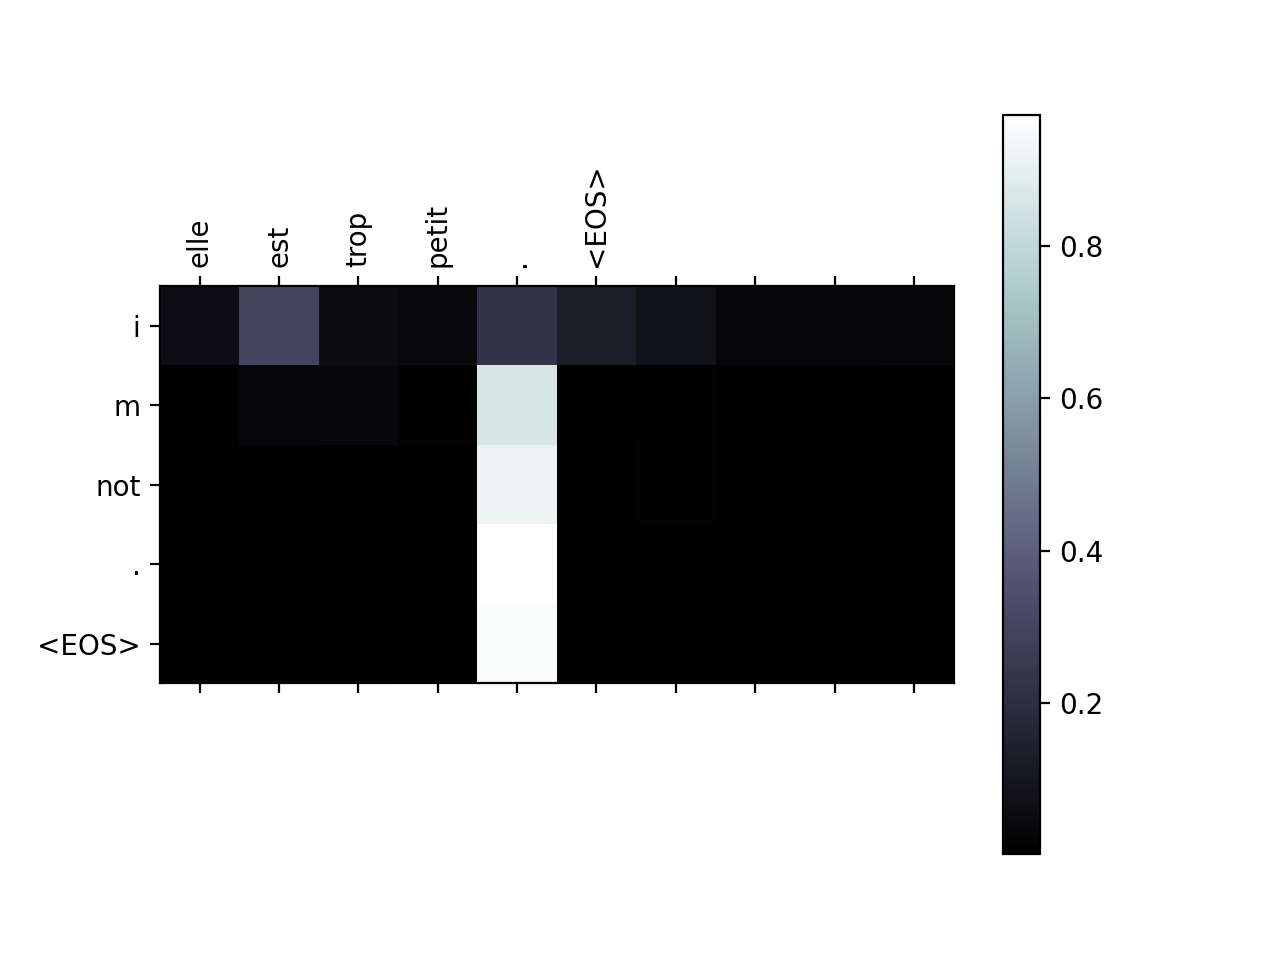

Here is the Python script that generated this plot:
# -*- coding: utf-8 -*-
"""
NLP From Scratch: Translation with a Sequence to Sequence Network and Attention
*******************************************************************************
**Author**: `Sean Robertson <https://github.com/spro/practical-pytorch>`_
This is the third and final tutorial on doing "NLP From Scratch", where we
write our own classes and functions to preprocess the data to do our NLP
modeling tasks. We hope after you complete this tutorial that you'll proceed to
learn how `torchtext` can handle much of this preprocessing for you in the
three tutorials immediately following this one.
In this project we will be teaching a neural network to translate from
French to English.
::
    [KEY: > input, = target, < output]
    > il est en train de peindre un tableau .
    = he is painting a picture .
    < he is painting a picture .
    > pourquoi ne pas essayer ce vin delicieux ?
    = why not try that delicious wine ?
    < why not try that delicious wine ?
    > elle n est pas poete mais romanciere .
    = she is not a poet but a novelist .
    < she not not a poet but a novelist .
    > vous etes trop maigre .
    = you re too skinny .
    < you re all alone .
... to varying degrees of success.
This is made possible by the simple but powerful idea of the `sequence
to sequence network <https://arxiv.org/abs/1409.3215>`__, in which two
recurrent neural networks work together to transform one sequence to
another. An encoder network condenses an input sequence into a vector,
and a decoder network unfolds that vector into a new sequence.
.. figure:: /_static/img/seq-seq-images/seq2seq.png
   :alt:
To improve upon this model we'll use an `attention
mechanism <https://arxiv.org/abs/1409.0473>`__, which lets the decoder
learn to focus over a specific range of the input sequence.
**Recommended Reading:**
I assume you have at least installed PyTorch, know Python, and
understand Tensors:
-  https://pytorch.org/ For installation instructions
-  :doc:`/beginner/deep_learning_60min_blitz` to get started with PyTorch in general
-  :doc:`/beginner/pytorch_with_examples` for a wide and deep overview
-  :doc:`/beginner/former_torchies_tutorial` if you are former Lua Torch user
It would also be useful to know about Sequence to Sequence networks and
how they work:
-  `Learning Phrase Representations using RNN Encoder-Decoder for
   Statistical Machine Translation <https://arxiv.org/abs/1406.1078>`__
-  `Sequence to Sequence Learning with Neural
   Networks <https://arxiv.org/abs/1409.3215>`__
-  `Neural Machine Translation by Jointly Learning to Align and
   Translate <https://arxiv.org/abs/1409.0473>`__
-  `A Neural Conversational Model <https://arxiv.org/abs/1506.05869>`__
You will also find the previous tutorials on
:doc:`/intermediate/char_rnn_classification_tutorial`
and :doc:`/intermediate/char_rnn_generation_tutorial`
helpful as those concepts are very similar to the Encoder and Decoder
models, respectively.
**Requirements**
"""
from __future__ import unicode_literals, print_function, division
from io import open
import unicodedata
import string
import re
import random

import torch
import torch.nn as nn
from torch import optim
import torch.nn.functional as F

device = torch.device("cuda" if torch.cuda.is_available() else "cpu")

######################################################################
# Loading data files
# ==================
#
# The data for this project is a set of many thousands of English to
# French translation pairs.
#
# `This question on Open Data Stack
# Exchange <https://opendata.stackexchange.com/questions/3888/dataset-of-sentences-translated-into-many-languages>`__
# pointed me to the open translation site https://tatoeba.org/ which has
# downloads available at https://tatoeba.org/eng/downloads - and better
# yet, someone did the extra work of splitting language pairs into
# individual text files here: https://www.manythings.org/anki/
#
# The English to French pairs are too big to include in the repo, so
# download to ``data/eng-fra.txt`` before continuing. The file is a tab
# separated list of translation pairs:
#
# ::
#
#     I am cold.    J'ai froid.
#
# .. Note::
#    Download the data from
#    `here <https://download.pytorch.org/tutorial/data.zip>`_
#    and extract it to the current directory.

######################################################################
# Similar to the character encoding used in the character-level RNN
# tutorials, we will be representing each word in a language as a one-hot
# vector, or giant vector of zeros except for a single one (at the index
# of the word). Compared to the dozens of characters that might exist in a
# language, there are many many more words, so the encoding vector is much
# larger. We will however cheat a bit and trim the data to only use a few
# thousand words per language.
#
# .. figure:: /_static/img/seq-seq-images/word-encoding.png
#    :alt:
#
#


######################################################################
# We'll need a unique index per word to use as the inputs and targets of
# the networks later. To keep track of all this we will use a helper class
# called ``Lang`` which has word → index (``word2index``) and index → word
# (``index2word``) dictionaries, as well as a count of each word
# ``word2count`` to use to later replace rare words.
#

SOS_token = 0
EOS_token = 1


class Lang:
    def __init__(self, name):
        self.name = name
        self.word2index = {}
        self.word2count = {}
        self.index2word = {0: "SOS", 1: "EOS"}
        self.n_words = 2  # Count SOS and EOS

    def addSentence(self, sentence):
        for word in sentence.split(' '):
            self.addWord(word)

    def addWord(self, word):
        if word not in self.word2index:
            self.word2index[word] = self.n_words
            self.word2count[word] = 1
            self.index2word[self.n_words] = word
            self.n_words += 1
        else:
            self.word2count[word] += 1


######################################################################
# The files are all in Unicode, to simplify we will turn Unicode
# characters to ASCII, make everything lowercase, and trim most
# punctuation.
#

# Turn a Unicode string to plain ASCII, thanks to
# https://stackoverflow.com/a/518232/2809427
def unicodeToAscii(s):
    return ''.join(
        c for c in unicodedata.normalize('NFD', s)
        if unicodedata.category(c) != 'Mn'
    )

# Lowercase, trim, and remove non-letter characters


def normalizeString(s):
    s = unicodeToAscii(s.lower().strip())
    s = re.sub(r"([.!?])", r" \1", s)
    s = re.sub(r"[^a-zA-Z.!?]+", r" ", s)
    return s


######################################################################
# To read the data file we will split the file into lines, and then split
# lines into pairs. The files are all English → Other Language, so if we
# want to translate from Other Language → English I added the ``reverse``
# flag to reverse the pairs.
#

def readLangs(lang1, lang2, reverse=False):
    print("Reading lines...")

    # Read the file and split into lines
    lines = open('data/%s-%s.txt' % (lang1, lang2), encoding='utf-8').\
        read().strip().split('\n')

    # Split every line into pairs and normalize
    pairs = [[normalizeString(s) for s in l.split('\t')] for l in lines]

    # Reverse pairs, make Lang instances
    if reverse:
        pairs = [list(reversed(p)) for p in pairs]
        input_lang = Lang(lang2)
        output_lang = Lang(lang1)
    else:
        input_lang = Lang(lang1)
        output_lang = Lang(lang2)

    return input_lang, output_lang, pairs


######################################################################
# Since there are a *lot* of example sentences and we want to train
# something quickly, we'll trim the data set to only relatively short and
# simple sentences. Here the maximum length is 10 words (that includes
# ending punctuation) and we're filtering to sentences that translate to
# the form "I am" or "He is" etc. (accounting for apostrophes replaced
# earlier).
#

MAX_LENGTH = 10

eng_prefixes = (
    "i am ", "i m ",
    "he is", "he s ",
    "she is", "she s ",
    "you are", "you re ",
    "we are", "we re ",
    "they are", "they re "
)


def filterPair(p):
    return len(p[0].split(' ')) < MAX_LENGTH and \
        len(p[1].split(' ')) < MAX_LENGTH and \
        p[1].startswith(eng_prefixes)


def filterPairs(pairs):
    return [pair for pair in pairs if filterPair(pair)]


######################################################################
# The full process for preparing the data is:
#
# -  Read text file and split into lines, split lines into pairs
# -  Normalize text, filter by length and content
# -  Make word lists from sentences in pairs
#

def prepareData(lang1, lang2, reverse=False):
    input_lang, output_lang, pairs = readLangs(lang1, lang2, reverse)
    print("Read %s sentence pairs" % len(pairs))
    pairs = filterPairs(pairs)
    print("Trimmed to %s sentence pairs" % len(pairs))
    print("Counting words...")
    for pair in pairs:
        input_lang.addSentence(pair[0])
        output_lang.addSentence(pair[1])
    print("Counted words:")
    print(input_lang.name, input_lang.n_words)
    print(output_lang.name, output_lang.n_words)
    return input_lang, output_lang, pairs


######################################################################
# The Seq2Seq Model
# =================
#
# A Recurrent Neural Network, or RNN, is a network that operates on a
# sequence and uses its own output as input for subsequent steps.
#
# A `Sequence to Sequence network <https://arxiv.org/abs/1409.3215>`__, or
# seq2seq network, or `Encoder Decoder
# network <https://arxiv.org/pdf/1406.1078v3.pdf>`__, is a model
# consisting of two RNNs called the encoder and decoder. The encoder reads
# an input sequence and outputs a single vector, and the decoder reads
# that vector to produce an output sequence.
#
# .. figure:: /_static/img/seq-seq-images/seq2seq.png
#    :alt:
#
# Unlike sequence prediction with a single RNN, where every input
# corresponds to an output, the seq2seq model frees us from sequence
# length and order, which makes it ideal for translation between two
# languages.
#
# Consider the sentence "Je ne suis pas le chat noir" → "I am not the
# black cat". Most of the words in the input sentence have a direct
# translation in the output sentence, but are in slightly different
# orders, e.g. "chat noir" and "black cat". Because of the "ne/pas"
# construction there is also one more word in the input sentence. It would
# be difficult to produce a correct translation directly from the sequence
# of input words.
#
# With a seq2seq model the encoder creates a single vector which, in the
# ideal case, encodes the "meaning" of the input sequence into a single
# vector — a single point in some N dimensional space of sentences.
#


######################################################################
# The Encoder
# -----------
#
# The encoder of a seq2seq network is a RNN that outputs some value for
# every word from the input sentence. For every input word the encoder
# outputs a vector and a hidden state, and uses the hidden state for the
# next input word.
#
# .. figure:: /_static/img/seq-seq-images/encoder-network.png
#    :alt:
#
#

class EncoderRNN(nn.Module):
    def __init__(self, input_size, hidden_size):
        super(EncoderRNN, self).__init__()
        self.hidden_size = hidden_size

        self.embedding = nn.Embedding(input_size, hidden_size)
        self.gru = nn.GRU(hidden_size, hidden_size)

    def forward(self, input, hidden):
        embedded = self.embedding(input).view(1, 1, -1)
        output = embedded
        output, hidden = self.gru(output, hidden)
        return output, hidden

    def initHidden(self):
        return torch.zeros(1, 1, self.hidden_size, device=device)

######################################################################
# The Decoder
# -----------
#
# The decoder is another RNN that takes the encoder output vector(s) and
# outputs a sequence of words to create the translation.
#


######################################################################
# Simple Decoder
# ^^^^^^^^^^^^^^
#
# In the simplest seq2seq decoder we use only last output of the encoder.
# This last output is sometimes called the *context vector* as it encodes
# context from the entire sequence. This context vector is used as the
# initial hidden state of the decoder.
#
# At every step of decoding, the decoder is given an input token and
# hidden state. The initial input token is the start-of-string ``<SOS>``
# token, and the first hidden state is the context vector (the encoder's
# last hidden state).
#
# .. figure:: /_static/img/seq-seq-images/decoder-network.png
#    :alt:
#
#

class DecoderRNN(nn.Module):
    def __init__(self, hidden_size, output_size):
        super(DecoderRNN, self).__init__()
        self.hidden_size = hidden_size

        self.embedding = nn.Embedding(output_size, hidden_size)
        self.gru = nn.GRU(hidden_size, hidden_size)
        self.out = nn.Linear(hidden_size, output_size)
        self.softmax = nn.LogSoftmax(dim=1)

    def forward(self, input, hidden):
        output = self.embedding(input).view(1, 1, -1)
        output = F.relu(output)
        output, hidden = self.gru(output, hidden)
        output = self.softmax(self.out(output[0]))
        return output, hidden

    def initHidden(self):
        return torch.zeros(1, 1, self.hidden_size, device=device)

######################################################################
# I encourage you to train and observe the results of this model, but to
# save space we'll be going straight for the gold and introducing the
# Attention Mechanism.
#


######################################################################
# Attention Decoder
# ^^^^^^^^^^^^^^^^^
#
# If only the context vector is passed betweeen the encoder and decoder,
# that single vector carries the burden of encoding the entire sentence.
#
# Attention allows the decoder network to "focus" on a different part of
# the encoder's outputs for every step of the decoder's own outputs. First
# we calculate a set of *attention weights*. These will be multiplied by
# the encoder output vectors to create a weighted combination. The result
# (called ``attn_applied`` in the code) should contain information about
# that specific part of the input sequence, and thus help the decoder
# choose the right output words.
#
# .. figure:: https://i.imgur.com/1152PYf.png
#    :alt:
#
# Calculating the attention weights is done with another feed-forward
# layer ``attn``, using the decoder's input and hidden state as inputs.
# Because there are sentences of all sizes in the training data, to
# actually create and train this layer we have to choose a maximum
# sentence length (input length, for encoder outputs) that it can apply
# to. Sentences of the maximum length will use all the attention weights,
# while shorter sentences will only use the first few.
#
# .. figure:: /_static/img/seq-seq-images/attention-decoder-network.png
#    :alt:
#
#

class AttnDecoderRNN(nn.Module):
    def __init__(self, hidden_size, output_size, dropout_p=0.1, max_length=MAX_LENGTH):
        super(AttnDecoderRNN, self).__init__()
        self.hidden_size = hidden_size
        self.output_size = output_size
        self.dropout_p = dropout_p
        self.max_length = max_length

        self.embedding = nn.Embedding(self.output_size, self.hidden_size)
        self.attn = nn.Linear(self.hidden_size * 2, self.max_length)
        self.attn_combine = nn.Linear(self.hidden_size * 2, self.hidden_size)
        self.dropout = nn.Dropout(self.dropout_p)
        self.gru = nn.GRU(self.hidden_size, self.hidden_size)
        self.out = nn.Linear(self.hidden_size, self.output_size)

    def forward(self, input, hidden, encoder_outputs):
        embedded = self.embedding(input).view(1, 1, -1)
        embedded = self.dropout(embedded)

        attn_weights = F.softmax(
            self.attn(torch.cat((embedded[0], hidden[0]), 1)), dim=1)
        print('bmm:', attn_weights.shape, encoder_outputs.shape)
        attn_applied = torch.bmm(attn_weights.unsqueeze(0),
                                 encoder_outputs.unsqueeze(0))

        output = torch.cat((embedded[0], attn_applied[0]), 1)
        output = self.attn_combine(output).unsqueeze(0)

        output = F.relu(output)
        output, hidden = self.gru(output, hidden)

        output = F.log_softmax(self.out(output[0]), dim=1)
        return output, hidden, attn_weights

    def initHidden(self):
        return torch.zeros(1, 1, self.hidden_size, device=device)


######################################################################
# .. note:: There are other forms of attention that work around the length
#   limitation by using a relative position approach. Read about "local
#   attention" in `Effective Approaches to Attention-based Neural Machine
#   Translation <https://arxiv.org/abs/1508.04025>`__.
#
# Training
# ========
#
# Preparing Training Data
# -----------------------
#
# To train, for each pair we will need an input tensor (indexes of the
# words in the input sentence) and target tensor (indexes of the words in
# the target sentence). While creating these vectors we will append the
# EOS token to both sequences.
#

def indexesFromSentence(lang, sentence):
    return [lang.word2index[word] for word in sentence.split(' ')]


def tensorFromSentence(lang, sentence):
    indexes = indexesFromSentence(lang, sentence)
    indexes.append(EOS_token)
    return torch.tensor(indexes, dtype=torch.long, device=device).view(-1, 1)


def tensorsFromPair(input_lang, output_lang, pair):
    input_tensor = tensorFromSentence(input_lang, pair[0])
    target_tensor = tensorFromSentence(output_lang, pair[1])
    return (input_tensor, target_tensor)


######################################################################
# Training the Model
# ------------------
#
# To train we run the input sentence through the encoder, and keep track
# of every output and the latest hidden state. Then the decoder is given
# the ``<SOS>`` token as its first input, and the last hidden state of the
# encoder as its first hidden state.
#
# "Teacher forcing" is the concept of using the real target outputs as
# each next input, instead of using the decoder's guess as the next input.
# Using teacher forcing causes it to converge faster but `when the trained
# network is exploited, it may exhibit
# instability <http://citeseerx.ist.psu.edu/viewdoc/download?doi=10.1.1.378.4095&rep=rep1&type=pdf>`__.
#
# You can observe outputs of teacher-forced networks that read with
# coherent grammar but wander far from the correct translation -
# intuitively it has learned to represent the output grammar and can "pick
# up" the meaning once the teacher tells it the first few words, but it
# has not properly learned how to create the sentence from the translation
# in the first place.
#
# Because of the freedom PyTorch's autograd gives us, we can randomly
# choose to use teacher forcing or not with a simple if statement. Turn
# ``teacher_forcing_ratio`` up to use more of it.
#

teacher_forcing_ratio = 0.5


def train(input_tensor, target_tensor, encoder, decoder, encoder_optimizer, decoder_optimizer, criterion, max_length=MAX_LENGTH):
    encoder_hidden = encoder.initHidden()

    encoder_optimizer.zero_grad()
    decoder_optimizer.zero_grad()

    input_length = input_tensor.size(0)
    target_length = target_tensor.size(0)

    encoder_outputs = torch.zeros(max_length, encoder.hidden_size, device=device)

    loss = 0

    for ei in range(input_length):
        encoder_output, encoder_hidden = encoder(
            input_tensor[ei], encoder_hidden)
        encoder_outputs[ei] = encoder_output[0, 0]

    decoder_input = torch.tensor([[SOS_token]], device=device)

    decoder_hidden = encoder_hidden

    use_teacher_forcing = True if random.random() < teacher_forcing_ratio else False

    if use_teacher_forcing:
        # Teacher forcing: Feed the target as the next input
        for di in range(target_length):
            decoder_output, decoder_hidden, decoder_attention = decoder(
                decoder_input, decoder_hidden, encoder_outputs)
            loss += criterion(decoder_output, target_tensor[di])
            decoder_input = target_tensor[di]  # Teacher forcing

    else:
        # Without teacher forcing: use its own predictions as the next input
        for di in range(target_length):
            decoder_output, decoder_hidden, decoder_attention = decoder(
                decoder_input, decoder_hidden, encoder_outputs)
            topv, topi = decoder_output.topk(1)
            decoder_input = topi.squeeze().detach()  # detach from history as input

            loss += criterion(decoder_output, target_tensor[di])
            if decoder_input.item() == EOS_token:
                break

    loss.backward()

    encoder_optimizer.step()
    decoder_optimizer.step()

    return loss.item() / target_length


######################################################################
# This is a helper function to print time elapsed and estimated time
# remaining given the current time and progress %.
#

import time
import math


def asMinutes(s):
    m = math.floor(s / 60)
    s -= m * 60
    return '%dm %ds' % (m, s)


def timeSince(since, percent):
    now = time.time()
    s = now - since
    es = s / (percent)
    rs = es - s
    return '%s (- %s)' % (asMinutes(s), asMinutes(rs))


######################################################################
# The whole training process looks like this:
#
# -  Start a timer
# -  Initialize optimizers and criterion
# -  Create set of training pairs
# -  Start empty losses array for plotting
#
# Then we call ``train`` many times and occasionally print the progress (%
# of examples, time so far, estimated time) and average loss.
#

def trainIters(input_lang, output_lang, pairs, encoder, decoder, n_iters, print_every=1000, plot_every=100, learning_rate=0.01):
    start = time.time()
    plot_losses = []
    print_loss_total = 0  # Reset every print_every
    plot_loss_total = 0  # Reset every plot_every

    encoder_optimizer = optim.SGD(encoder.parameters(), lr=learning_rate)
    decoder_optimizer = optim.SGD(decoder.parameters(), lr=learning_rate)
    training_pairs = [tensorsFromPair(input_lang, output_lang, random.choice(pairs))
                      for i in range(n_iters)]
    criterion = nn.NLLLoss()

    for iter in range(1, n_iters + 1):
        training_pair = training_pairs[iter - 1]
        input_tensor = training_pair[0]
        target_tensor = training_pair[1]

        loss = train(input_tensor, target_tensor, encoder,
                     decoder, encoder_optimizer, decoder_optimizer, criterion)
        print_loss_total += loss
        plot_loss_total += loss

        if iter % print_every == 0:
            print_loss_avg = print_loss_total / print_every
            print_loss_total = 0
            print('%s (%d %d%%) %.4f' % (timeSince(start, iter / n_iters),
                                         iter, iter / n_iters * 100, print_loss_avg))

        if iter % plot_every == 0:
            plot_loss_avg = plot_loss_total / plot_every
            plot_losses.append(plot_loss_avg)
            plot_loss_total = 0

    showPlot(plot_losses)


######################################################################
# Plotting results
# ----------------
#
# Plotting is done with matplotlib, using the array of loss values
# ``plot_losses`` saved while training.
#

import matplotlib.pyplot as plt
# plt.switch_backend('agg')
import matplotlib.ticker as ticker
import numpy as np


def showPlot(points):
    plt.figure()
    fig, ax = plt.subplots()
    # this locator puts ticks at regular intervals
    loc = ticker.MultipleLocator(base=0.2)
    ax.yaxis.set_major_locator(loc)
    plt.plot(points)


######################################################################
# Evaluation
# ==========
#
# Evaluation is mostly the same as training, but there are no targets so
# we simply feed the decoder's predictions back to itself for each step.
# Every time it predicts a word we add it to the output string, and if it
# predicts the EOS token we stop there. We also store the decoder's
# attention outputs for display later.
#

def evaluate(input_lang, output_lang, encoder, decoder, sentence, max_length=MAX_LENGTH):
    with torch.no_grad():
        input_tensor = tensorFromSentence(input_lang, sentence)
        input_length = input_tensor.size()[0]
        encoder_hidden = encoder.initHidden()

        encoder_outputs = torch.zeros(max_length, encoder.hidden_size, device=device)

        for ei in range(input_length):
            encoder_output, encoder_hidden = encoder(input_tensor[ei],
                                                     encoder_hidden)
            encoder_outputs[ei] += encoder_output[0, 0]

        decoder_input = torch.tensor([[SOS_token]], device=device)  # SOS

        decoder_hidden = encoder_hidden

        decoded_words = []
        decoder_attentions = torch.zeros(max_length, max_length)

        for di in range(max_length):
            decoder_output, decoder_hidden, decoder_attention = decoder(
                decoder_input, decoder_hidden, encoder_outputs)
            decoder_attentions[di] = decoder_attention.data
            topv, topi = decoder_output.data.topk(1)
            if topi.item() == EOS_token:
                decoded_words.append('<EOS>')
                break
            else:
                decoded_words.append(output_lang.index2word[topi.item()])

            decoder_input = topi.squeeze().detach()

        return decoded_words, decoder_attentions[:di + 1]


######################################################################
# We can evaluate random sentences from the training set and print out the
# input, target, and output to make some subjective quality judgements:
#

def evaluateRandomly(input_lang, output_lang, pairs, encoder, decoder, n=10):
    for i in range(n):
        pair = random.choice(pairs)
        print('>', pair[0])
        print('=', pair[1])
        output_words, attentions = evaluate(input_lang, output_lang, encoder, decoder, pair[0])
        output_sentence = ' '.join(output_words)
        print('<', output_sentence)
        print('')


######################################################################
# For a better viewing experience we will do the extra work of adding axes
# and labels:
#

def showAttention(input_sentence, output_words, attentions):
    # Set up figure with colorbar
    fig = plt.figure()
    ax = fig.add_subplot(111)
    cax = ax.matshow(attentions.numpy(), cmap='bone')
    fig.colorbar(cax)

    # Set up axes
    ax.set_xticklabels([''] + input_sentence.split(' ') +
                       ['<EOS>'], rotation=90)
    ax.set_yticklabels([''] + output_words)

    # Show label at every tick
    ax.xaxis.set_major_locator(ticker.MultipleLocator(1))
    ax.yaxis.set_major_locator(ticker.MultipleLocator(1))

    plt.show()


def evaluateAndShowAttention(input_lang, output_lang, encoder, attn_decoder, input_sentence):
    output_words, attentions = evaluate(
        input_lang, output_lang, encoder, attn_decoder, input_sentence)
    print('input =', input_sentence)
    print('output =', ' '.join(output_words))
    showAttention(input_sentence, output_words, attentions)


def main():
    input_lang, output_lang, pairs = prepareData('eng', 'fra', True)
    print(random.choice(pairs))

    ######################################################################
    # Training and Evaluating
    # =======================
    #
    # With all these helper functions in place (it looks like extra work, but
    # it makes it easier to run multiple experiments) we can actually
    # initialize a network and start training.
    #
    # Remember that the input sentences were heavily filtered. For this small
    # dataset we can use relatively small networks of 256 hidden nodes and a
    # single GRU layer. After about 40 minutes on a MacBook CPU we'll get some
    # reasonable results.
    #
    # .. Note::
    #    If you run this notebook you can train, interrupt the kernel,
    #    evaluate, and continue training later. Comment out the lines where the
    #    encoder and decoder are initialized and run ``trainIters`` again.
    #

    hidden_size = 256
    encoder = EncoderRNN(input_lang.n_words, hidden_size).to(device)
    attn_decoder = AttnDecoderRNN(hidden_size, output_lang.n_words, dropout_p=0.1).to(device)

    trainIters(input_lang, output_lang, pairs, encoder, attn_decoder, 500, print_every=50)

    ######################################################################
    #

    evaluateRandomly(input_lang, output_lang, pairs, encoder, attn_decoder)


    ######################################################################
    # Visualizing Attention
    # ---------------------
    #
    # A useful property of the attention mechanism is its highly interpretable
    # outputs. Because it is used to weight specific encoder outputs of the
    # input sequence, we can imagine looking where the network is focused most
    # at each time step.
    #
    # You could simply run ``plt.matshow(attentions)`` to see attention output
    # displayed as a matrix, with the columns being input steps and rows being
    # output steps:
    #

    output_words, attentions = evaluate(
        input_lang, output_lang,
        encoder, attn_decoder, "je suis trop froid .")
    plt.matshow(attentions.numpy())

    ######################################################################
    # Exercises
    # =========
    #
    # -  Try with a different dataset
    #
    #    -  Another language pair
    #    -  Human → Machine (e.g. IOT commands)
    #    -  Chat → Response
    #    -  Question → Answer
    #
    # -  Replace the embeddings with pre-trained word embeddings such as word2vec or
    #    GloVe
    # -  Try with more layers, more hidden units, and more sentences. Compare
    #    the training time and results.
    # -  If you use a translation file where pairs have two of the same phrase
    #    (``I am test \t I am test``), you can use this as an autoencoder. Try
    #    this:
    #
    #    -  Train as an autoencoder
    #    -  Save only the Encoder network
    #    -  Train a new Decoder for translation from there
    #
    evaluateAndShowAttention(input_lang, output_lang, encoder, attn_decoder, "elle a cinq ans de moins que moi .")

    evaluateAndShowAttention(input_lang, output_lang, encoder, attn_decoder, "elle est trop petit .")

    evaluateAndShowAttention(input_lang, output_lang, encoder, attn_decoder, "je ne crains pas de mourir .")

    evaluateAndShowAttention(input_lang, output_lang, encoder, attn_decoder, "c est un jeune directeur plein de talent .")


if __name__ == "__main__":
    main()
